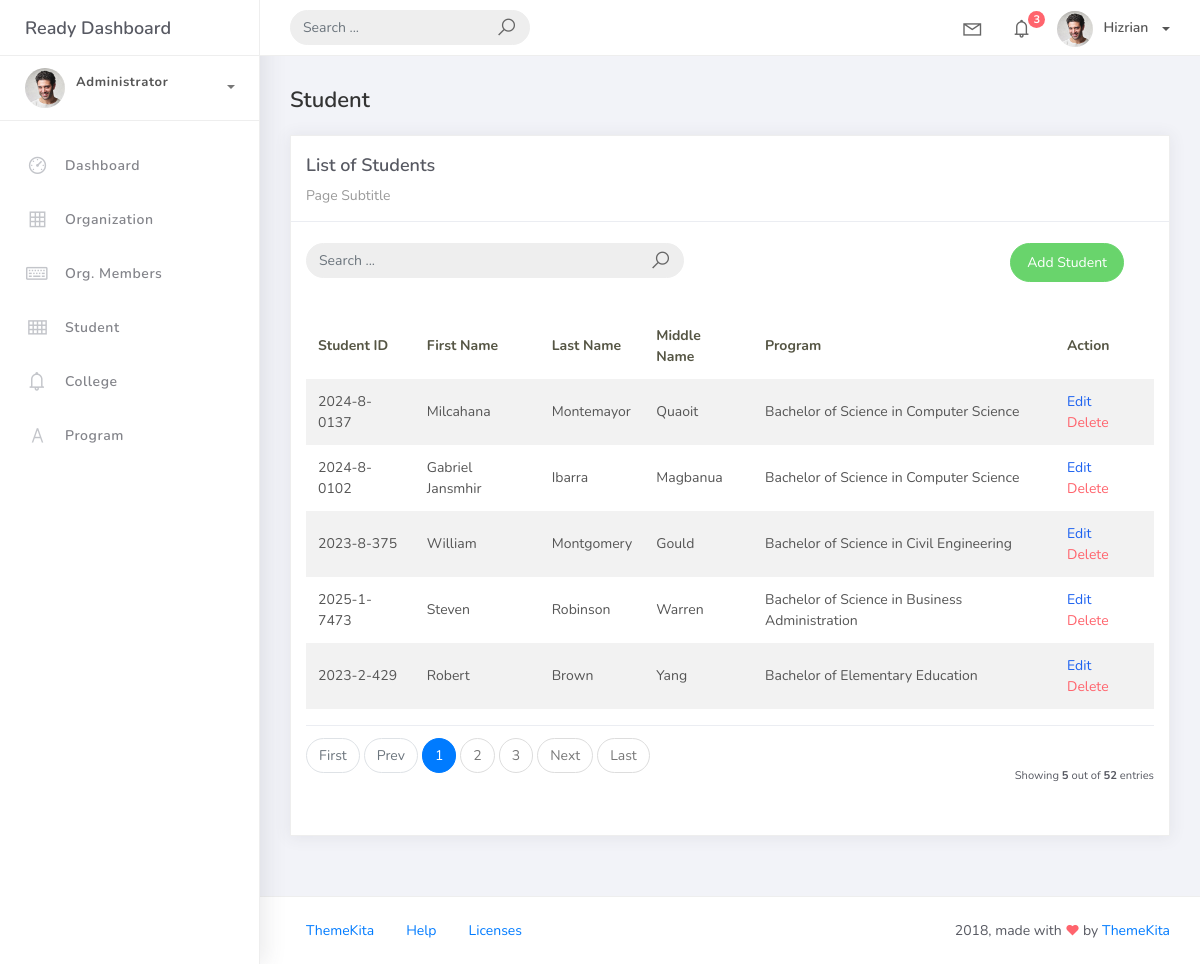
The page /student_list/ on the database its author committed.
### studentorg/models.py (models this page shows, shortened)
class BaseModel(models.Model):
    created_at = models.DateTimeField(auto_now_add=True, db_index=True)
    updated_at = models.DateTimeField(auto_now=True)
    class Meta:
        abstract = True

class Student(BaseModel):
    student_id = models.CharField(max_length=15)
    lastname = models.CharField(max_length=25)
    firstname = models.CharField(max_length=25)
    middlename = models.CharField(max_length=25, blank=True, null=True)
    program = models.ForeignKey(Program, on_delete=models.CASCADE)

class Program(BaseModel):
    prog_name = models.CharField(max_length=150)
    college = models.ForeignKey(College, on_delete=models.CASCADE)
    def __str__(self):
        return self.prog_name

### studentorg/views.py (the view, shortened to what this page needs)
# urls.py: path('student_list/', StudentList.as_view(), name='student-list'),
class StudentList(ListView):
    model = Student
    context_object_name = 'student'
    template_name = 'student_list.html'
    paginate_by = 5
    def get_queryset(self):
        qs = super().get_queryset()
        query = self.request.GET.get('q')
        return qs

### templates/student_list.html
{% extends 'base.html' %}
{% load static %}
{% block content %}
<div class="content">
    <div class="container-fluid">
        <h4 class="page-title">Student</h4>
        <div class="row">
            <div class="col-md-12">
                <div class="card">
                    <div class="card-header">
                        <div class="card-title">List of Students</div>
                        <div class="card-category">Page Subtitle</div>
                    </div>
                    <br />
                    <div class="col-md-12 row">
                        <div class="col-md-6">
                            <form class="navbar-left navbar-form nav-search mr-md-3" method="get" action="{% url 'student-list' %}">
                                <div class="input-group">
                                    <input type="text" placeholder="Search ..." class="form-control" name="q" />
                                    <div class="input-group-append">
                                        <span class="input-group-text">
                                            <i class="la la-search search-icon"></i>
                                        </span>
                                    </div>
                                </div>
                            </form>
                        </div>
                        <div class="col-md-6">
                            <div class="pull-right">
                                <a href="{% url 'student-add' %}" class="btn btn-success btn-rounded">Add Student</a>
                            </div>
                        </div>
                    </div>
                    <div class="card-body">
                        <table class="table table-striped mt-3">
                            <thead>
                                <tr>
                                    <th scope="col">Student ID</th>
                                    <th scope="col">First Name</th>
                                    <th scope="col">Last Name</th>
                                    <th scope="col">Middle Name</th>
                                    <th scope="col">Program</th>
                                    <th scope="col">Action</th>
                                </tr>
                            </thead>
                            <tbody>
                                {% for object in object_list %}
                                <tr>
                                    <td>{{ object.student_id }}</td>
                                    <td>{{ object.firstname }}</td>
                                    <td>{{ object.lastname }}</td>
                                    <td>{{ object.middlename }}</td>
                                    <td>{{ object.program }}</td>
                                    <td>
                                        <a href="{% url 'student-update' object.id %}" class="text-primary mr-2">Edit</a>
                                        <a href="{% url 'student-delete' object.id %}" class="text-danger">Delete</a>
                                    </td>
                                </tr>
                                {% empty %}
                                <tr>
                                    <td colspan="6" style="text-align: center">
                                        <p class="text-sm font-weight-bold mb-0">No Records Found</p>
                                    </td>
                                </tr>
                                {% endfor %}
                            </tbody>
                        </table>
                        {% include 'includes/pagination.html' %}
                    </div>
                </div>
            </div>
        </div>
    </div>
</div>
{% endblock %}

### rows shown on the page
Student: student_id "2024-8-0137", firstname "Milcahana", lastname "Montemayor", middlename "Quaoit", program "Bachelor of Science in Computer Science"
Student: student_id "2024-8-0102", firstname "Gabriel Jansmhir", lastname "Ibarra", middlename "Magbanua", program "Bachelor of Science in Computer Science"
Student: student_id "2023-8-375", firstname "William", lastname "Montgomery", middlename "Gould", program "Bachelor of Science in Civil Engineering"
Student: student_id "2025-1-7473", firstname "Steven", lastname "Robinson", middlename "Warren", program "Bachelor of Science in Business Administration"
Student: student_id "2023-2-429", firstname "Robert", lastname "Brown", middlename "Yang", program "Bachelor of Elementary Education"

### other values the page prints
{{ page_num }} "1"
{{ page_num }} "2" "3"
{{ object_list.count }} "5"
{{ paginator.count }} "52"
